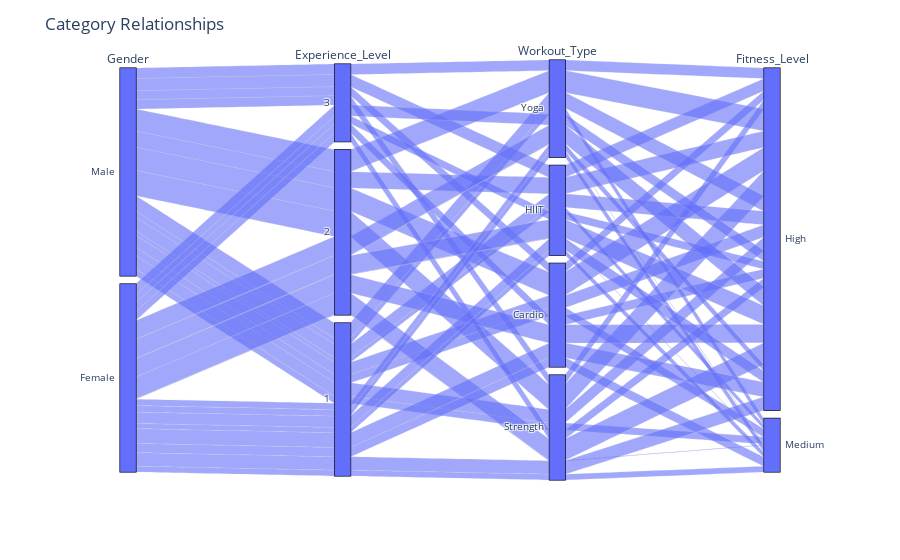

Here is the notebook cell this chart was saved with:
### Markdown cell above
This alluvial (Sankey-style) diagram helps visualize the flow and interconnection between categorical features—gender, experience level, workout type, and resulting fitness level. It reveals how these variables interact to shape health outcomes, enabling pattern recognition across user demographics and behaviors.

### Code cell
fig = px.parallel_categories(df,
                             dimensions=["Gender", "Experience_Level", "Workout_Type", "Fitness_Level"],
                             color_continuous_scale=px.colors.sequential.Inferno)
fig.update_layout(title="Category Relationships")
fig.show()

### Figure 1 — Plotly figure (JSON) as saved in the notebook; plotly's stock layout.template omitted (floating-point values rounded to 4 significant figures; data arrays with more than 128 entries replaced by an {"elided": "..."} marker saying what was removed)
{"data": [{"dimensions": [{"label": "Gender", "values": {"elided": "973 str values"}}, {"label": "Experience_Level", "values": {"elided": "973 int values"}}, {"label": "Workout_Type", "values": {"elided": "973 str values"}}, {"label": "Fitness_Level", "values": {"elided": "973 str values"}}], "domain": {"x": [0, 1], "y": [0, 1]}, "name": "", "type": "parcats"}], "layout": {"legend": {"tracegroupgap": 0}, "margin": {"t": 60}, "title": {"text": "Category Relationships"}}}
